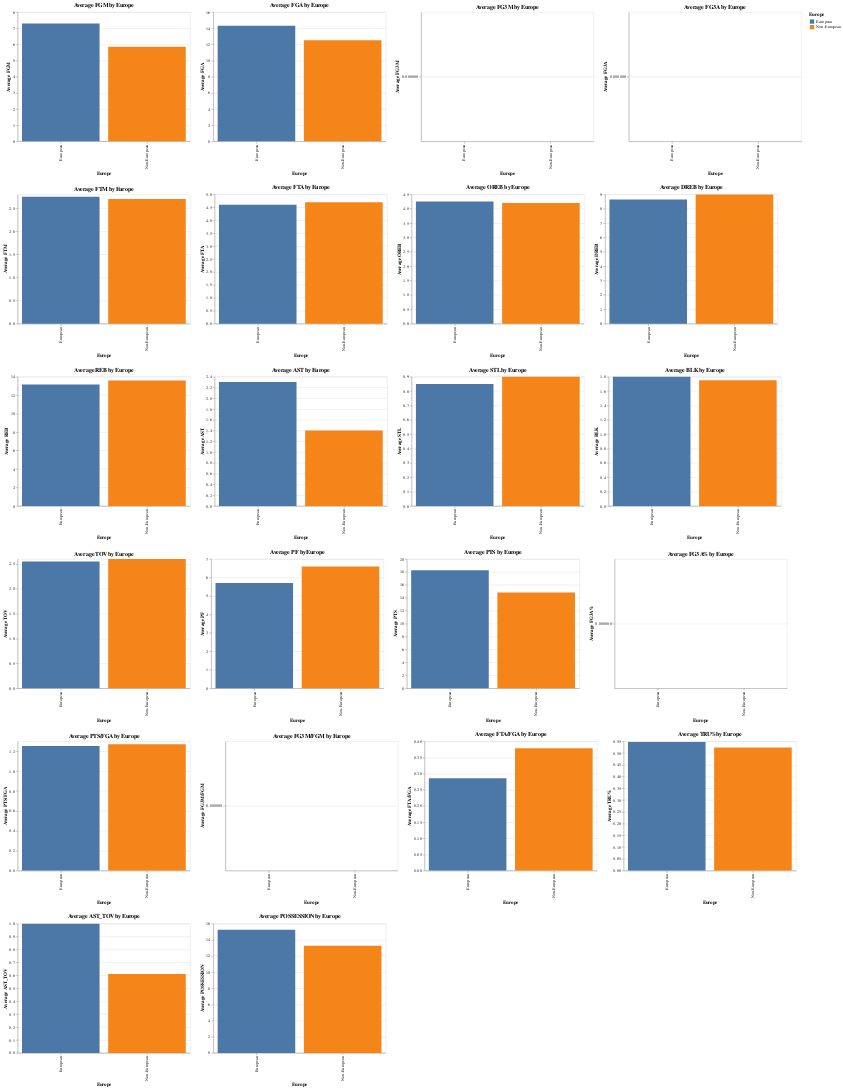

Source (notebook cell):
### Code cell
import altair as alt
import pandas as pd
import altair_saver


# Annahme: Sie haben zwei DataFrames: data_per_min_europe_regular und data_per_min_usa_regular

# Fügen Sie eine neue Spalte hinzu, um anzuzeigen, ob der Spieler Europäer ist oder nicht
europe_C_playoffs['Europe'] = 'European'
non_europe_C_playoffs['Europe'] = 'Non-European'

# Kombinieren Sie die beiden DataFrames
combined_df = pd.concat([europe_C_playoffs, non_europe_C_playoffs])

# Liste der Metriken, die geplottet werden sollen
metrics = ['FGM', 'FGA', 'FG3M', 'FG3A', 'FTM', 'FTA', 
           'OREB', 'DREB', 'REB', 'AST', 'STL', 'BLK', 'TOV', 
           'PF', 'PTS', 'FG3A%', 'PTS/FGA', 'FG3M/FGM', 'FTA/FGA', 
           'TRU%', 'AST_TOV', 'POSSESSION']

# Liste zum Speichern der Diagramme
charts = []

# Einen Bruchteil des kombinierten DataFrame auswählen
sampled_df = combined_df.sample(frac=0.5)  # Passen Sie den Bruchteil bei Bedarf an

# Für jede Metrik ein gruppiertes Balkendiagramm erstellen und die Diagramme in eine Liste speichern
for metric in metrics:
    chart = alt.Chart(sampled_df).mark_bar().encode(
        x=alt.X('Europe:N', title='Europe'),
        y=alt.Y(f'median({metric}):Q', title=f'Average {metric}'),
        color=alt.Color('Europe:N', legend=alt.Legend(title='Europe'))
    ).properties(
        title=f'Average {metric} by Europe',
        width=400,
        height=300
    )
    charts.append(chart)

# Diagramme in sechs Zeilen stapeln
alt_row = alt.vconcat(*[alt.hconcat(*charts[i:i+4]) for i in range(0, len(charts), 4)])

# Die Diagramme anzeigen
alt_row

### Figure 1 — Vega-Lite specification as saved in the notebook (floating-point values rounded to 4 significant figures; data arrays with more than 128 entries replaced by an {"elided": "..."} marker saying what was removed)
{"config": {"view": {"continuousWidth": 300, "continuousHeight": 300}}, "vconcat": [{"hconcat": [{"mark": {"type": "bar"}, "encoding": {"color": {"field": "Europe", "legend": {"title": "Europe"}, "type": "nominal"}, "x": {"field": "Europe", "title": "Europe", "type": "nominal"}, "y": {"aggregate": "median", "field": "FGM", "title": "Average FGM", "type": "quantitative"}}, "height": 300, "title": "Average FGM by Europe", "width": 400}, {"mark": {"type": "bar"}, "encoding": {"color": {"field": "Europe", "legend": {"title": "Europe"}, "type": "nominal"}, "x": {"field": "Europe", "title": "Europe", "type": "nominal"}, "y": {"aggregate": "median", "field": "FGA", "title": "Average FGA", "type": "quantitative"}}, "height": 300, "title": "Average FGA by Europe", "width": 400}, {"mark": {"type": "bar"}, "encoding": {"color": {"field": "Europe", "legend": {"title": "Europe"}, "type": "nominal"}, "x": {"field": "Europe", "title": "Europe", "type": "nominal"}, "y": {"aggregate": "median", "field": "FG3M", "title": "Average FG3M", "type": "quantitative"}}, "height": 300, "title": "Average FG3M by Europe", "width": 400}, {"mark": {"type": "bar"}, "encoding": {"color": {"field": "Europe", "legend": {"title": "Europe"}, "type": "nominal"}, "x": {"field": "Europe", "title": "Europe", "type": "nominal"}, "y": {"aggregate": "median", "field": "FG3A", "title": "Average FG3A", "type": "quantitative"}}, "height": 300, "title": "Average FG3A by Europe", "width": 400}]}, {"hconcat": [{"mark": {"type": "bar"}, "encoding": {"color": {"field": "Europe", "legend": {"title": "Europe"}, "type": "nominal"}, "x": {"field": "Europe", "title": "Europe", "type": "nominal"}, "y": {"aggregate": "median", "field": "FTM", "title": "Average FTM", "type": "quantitative"}}, "height": 300, "title": "Average FTM by Europe", "width": 400}, {"mark": {"type": "bar"}, "encoding": {"color": {"field": "Europe", "legend": {"title": "Europe"}, "type": "nominal"}, "x": {"field": "Europe", "title": "Europe", "type": "nominal"}, "y": {"aggregate": "median", "field": "FTA", "title": "Average FTA", "type": "quantitative"}}, "height": 300, "title": "Average FTA by Europe", "width": 400}, {"mark": {"type": "bar"}, "encoding": {"color": {"field": "Europe", "legend": {"title": "Europe"}, "type": "nominal"}, "x": {"field": "Europe", "title": "Europe", "type": "nominal"}, "y": {"aggregate": "median", "field": "OREB", "title": "Average OREB", "type": "quantitative"}}, "height": 300, "title": "Average OREB by Europe", "width": 400}, {"mark": {"type": "bar"}, "encoding": {"color": {"field": "Europe", "legend": {"title": "Europe"}, "type": "nominal"}, "x": {"field": "Europe", "title": "Europe", "type": "nominal"}, "y": {"aggregate": "median", "field": "DREB", "title": "Average DREB", "type": "quantitative"}}, "height": 300, "title": "Average DREB by Europe", "width": 400}]}, {"hconcat": [{"mark": {"type": "bar"}, "encoding": {"color": {"field": "Europe", "legend": {"title": "Europe"}, "type": "nominal"}, "x": {"field": "Europe", "title": "Europe", "type": "nominal"}, "y": {"aggregate": "median", "field": "REB", "title": "Average REB", "type": "quantitative"}}, "height": 300, "title": "Average REB by Europe", "width": 400}, {"mark": {"type": "bar"}, "encoding": {"color": {"field": "Europe", "legend": {"title": "Europe"}, "type": "nominal"}, "x": {"field": "Europe", "title": "Europe", "type": "nominal"}, "y": {"aggregate": "median", "field": "AST", "title": "Average AST", "type": "quantitative"}}, "height": 300, "title": "Average AST by Europe", "width": 400}, {"mark": {"type": "bar"}, "encoding": {"color": {"field": "Europe", "legend": {"title": "Europe"}, "type": "nominal"}, "x": {"field": "Europe", "title": "Europe", "type": "nominal"}, "y": {"aggregate": "median", "field": "STL", "title": "Average STL", "type": "quantitative"}}, "height": 300, "title": "Average STL by Europe", "width": 400}, {"mark": {"type": "bar"}, "encoding": {"color": {"field": "Europe", "legend": {"title": "Europe"}, "type": "nominal"}, "x": {"field": "Europe", "title": "Europe", "type": "nominal"}, "y": {"aggregate": "median", "field": "BLK", "title": "Average BLK", "type": "quantitative"}}, "height": 300, "title": "Average BLK by Europe", "width": 400}]}, {"hconcat": [{"mark": {"type": "bar"}, "encoding": {"color": {"field": "Europe", "legend": {"title": "Europe"}, "type": "nominal"}, "x": {"field": "Europe", "title": "Europe", "type": "nominal"}, "y": {"aggregate": "median", "field": "TOV", "title": "Average TOV", "type": "quantitative"}}, "height": 300, "title": "Average TOV by Europe", "width": 400}, {"mark": {"type": "bar"}, "encoding": {"color": {"field": "Europe", "legend": {"title": "Europe"}, "type": "nominal"}, "x": {"field": "Europe", "title": "Europe", "type": "nominal"}, "y": {"aggregate": "median", "field": "PF", "title": "Average PF", "type": "quantitative"}}, "height": 300, "title": "Average PF by Europe", "width": 400}, {"mark": {"type": "bar"}, "encoding": {"color": {"field": "Europe", "legend": {"title": "Europe"}, "type": "nominal"}, "x": {"field": "Europe", "title": "Europe", "type": "nominal"}, "y": {"aggregate": "median", "field": "PTS", "title": "Average PTS", "type": "quantitative"}}, "height": 300, "title": "Average PTS by Europe", "width": 400}, {"mark": {"type": "bar"}, "encoding": {"color": {"field": "Europe", "legend": {"title": "Europe"}, "type": "nominal"}, "x": {"field": "Europe", "title": "Europe", "type": "nominal"}, "y": {"aggregate": "median", "field": "FG3A%", "title": "Average FG3A%", "type": "quantitative"}}, "height": 300, "title": "Average FG3A% by Europe", "width": 400}]}, {"hconcat": [{"mark": {"type": "bar"}, "encoding": {"color": {"field": "Europe", "legend": {"title": "Europe"}, "type": "nominal"}, "x": {"field": "Europe", "title": "Europe", "type": "nominal"}, "y": {"aggregate": "median", "field": "PTS/FGA", "title": "Average PTS/FGA", "type": "quantitative"}}, "height": 300, "title": "Average PTS/FGA by Europe", "width": 400}, {"mark": {"type": "bar"}, "encoding": {"color": {"field": "Europe", "legend": {"title": "Europe"}, "type": "nominal"}, "x": {"field": "Europe", "title": "Europe", "type": "nominal"}, "y": {"aggregate": "median", "field": "FG3M/FGM", "title": "Average FG3M/FGM", "type": "quantitative"}}, "height": 300, "title": "Average FG3M/FGM by Europe", "width": 400}, {"mark": {"type": "bar"}, "encoding": {"color": {"field": "Europe", "legend": {"title": "Europe"}, "type": "nominal"}, "x": {"field": "Europe", "title": "Europe", "type": "nominal"}, "y": {"aggregate": "median", "field": "FTA/FGA", "title": "Average FTA/FGA", "type": "quantitative"}}, "height": 300, "title": "Average FTA/FGA by Europe", "width": 400}, {"mark": {"type": "bar"}, "encoding": {"color": {"field": "Europe", "legend": {"title": "Europe"}, "type": "nominal"}, "x": {"field": "Europe", "title": "Europe", "type": "nominal"}, "y": {"aggregate": "median", "field": "TRU%", "title": "Average TRU%", "type": "quantitative"}}, "height": 300, "title": "Average TRU% by Europe", "width": 400}]}, {"hconcat": [{"mark": {"type": "bar"}, "encoding": {"color": {"field": "Europe", "legend": {"title": "Europe"}, "type": "nominal"}, "x": {"field": "Europe", "title": "Europe", "type": "nominal"}, "y": {"aggregate": "median", "field": "AST_TOV", "title": "Average AST_TOV", "type": "quantitative"}}, "height": 300, "title": "Average AST_TOV by Europe", "width": 400}, {"mark": {"type": "bar"}, "encoding": {"color": {"field": "Europe", "legend": {"title": "Europe"}, "type": "nominal"}, "x": {"field": "Europe", "title": "Europe", "type": "nominal"}, "y": {"aggregate": "median", "field": "POSSESSION", "title": "Average POSSESSION", "type": "quantitative"}}, "height": 300, "title": "Average POSSESSION by Europe", "width": 400}]}], "data": {"name": "data-f3449d18482a7ac3ce14596607f0b554"}, "$schema": "https://vega.github.io/schema/vega-lite/v5.8.0.json", "datasets": {"data-f3449d18482a7ac3ce14596607f0b554": {"elided": "500 records"}}}
